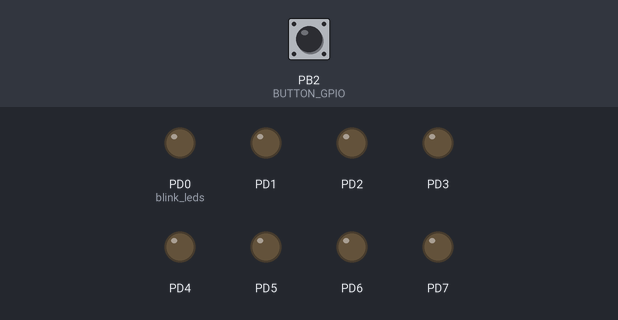
Recording of a program running on a simulated ATmega328P, built with avr-gcc and emulated at 16 MHz. On the bench: output pins drawn as LEDs (lit = HIGH). The test bench sets the inputs (shaded band); at power-on: PB2 (BUTTON_GPIO) HIGH.

Above: at 1.2 s.
1.3 s: PB2 (BUTTON_GPIO) pulled LOW for 0.15 s
At 1.7 s:
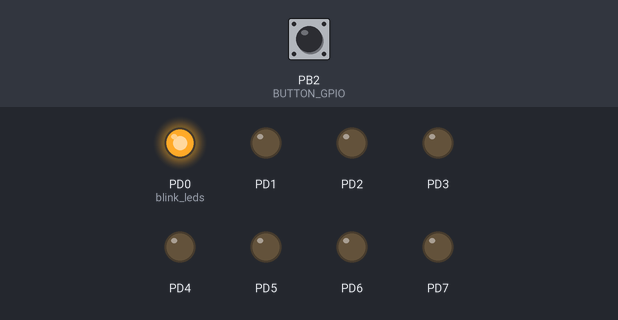
4.3 s: PB2 (BUTTON_GPIO) pulled LOW for 3.2 s
At 6.2 s:
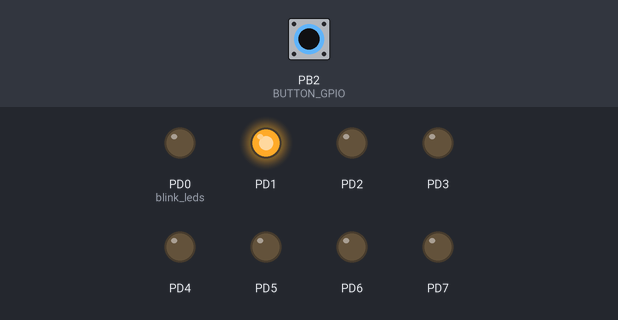
10.3 s: PB2 (BUTTON_GPIO) pulled LOW for 1 s
At 11.7 s:
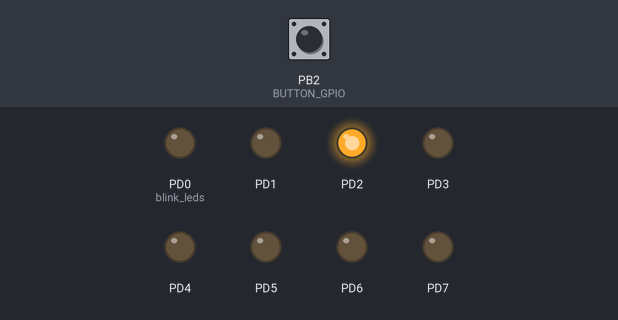
Timing chart, 0 to 15.8 s (numbered marks = the images above; inputs shaded):
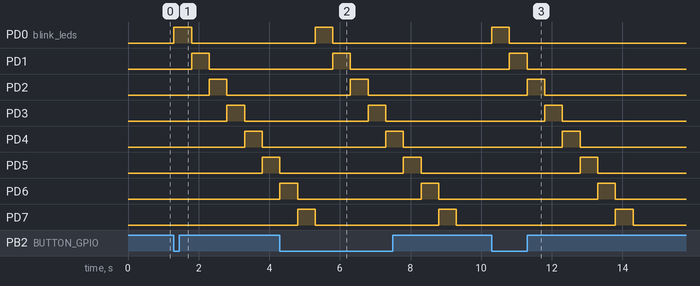

The program:

main.c
```c
#include <avr/io.h>
#include <util/delay.h>

#define BUTTON_GPIO 2

static void setup(void);
static void wait_for_button_press(void);
static void blink_leds(void);


int main(void)
{
    setup();
    for (;;){
        wait_for_button_press();
        blink_leds();
    }
    return 0;
}

static void setup(void){
    DDRD = 0xFF;        //configure all gpios in port D as outputs for leds
    DDRB &= ~(1 << BUTTON_GPIO);     //copfigure gpio 2 in port B as input for button
    PORTB |= (1 << BUTTON_GPIO);     //enable pul-up resistor on gpio 2 in port B for button
}

static void wait_for_button_press(void){
    while(PINB & (1 << BUTTON_GPIO)){
        ;
    }
}

static void blink_leds(void){
    unsigned char i = 0;
    for (i = 0; i < 8; i++){
        PORTD |= (1 << i);
        _delay_ms(500);
        PORTD &= ~(1 << i);
    }
}
```

Measured:
- after the input at 1.3 s, PD0 (blink_leds): LOW → HIGH at once, → LOW 0.50 s later; PD1: LOW → HIGH after 0.50 s, → LOW 0.50 s later; PD2: LOW → HIGH after 1.0 s, → LOW 0.50 s later; PD3: LOW → HIGH after 1.5 s, → LOW 0.50 s later; PD4: LOW → HIGH after 2.0 s, → LOW 0.50 s later
- after the input at 4.3 s, PD0 (blink_leds): LOW → HIGH after 1.0 s, → LOW 0.50 s later; PD1: LOW → HIGH after 1.5 s, → LOW 0.50 s later; PD2: LOW → HIGH after 2.0 s, → LOW 0.50 s later; PD3: LOW → HIGH after 2.5 s, → LOW 0.50 s later; PD4: LOW → HIGH after 3.0 s, → LOW 0.50 s later
- after the input at 10.3 s, PD0 (blink_leds): LOW → HIGH at once, → LOW 0.50 s later; PD1: LOW → HIGH after 0.50 s, → LOW 0.50 s later; PD2: LOW → HIGH after 1.0 s, → LOW 0.50 s later; PD3: LOW → HIGH after 1.5 s, → LOW 0.50 s later; PD4: LOW → HIGH after 2.0 s, → LOW 0.50 s later
- by itself, PD6, PD7: alternates HIGH for 0.50 s and LOW for 3.5 s
